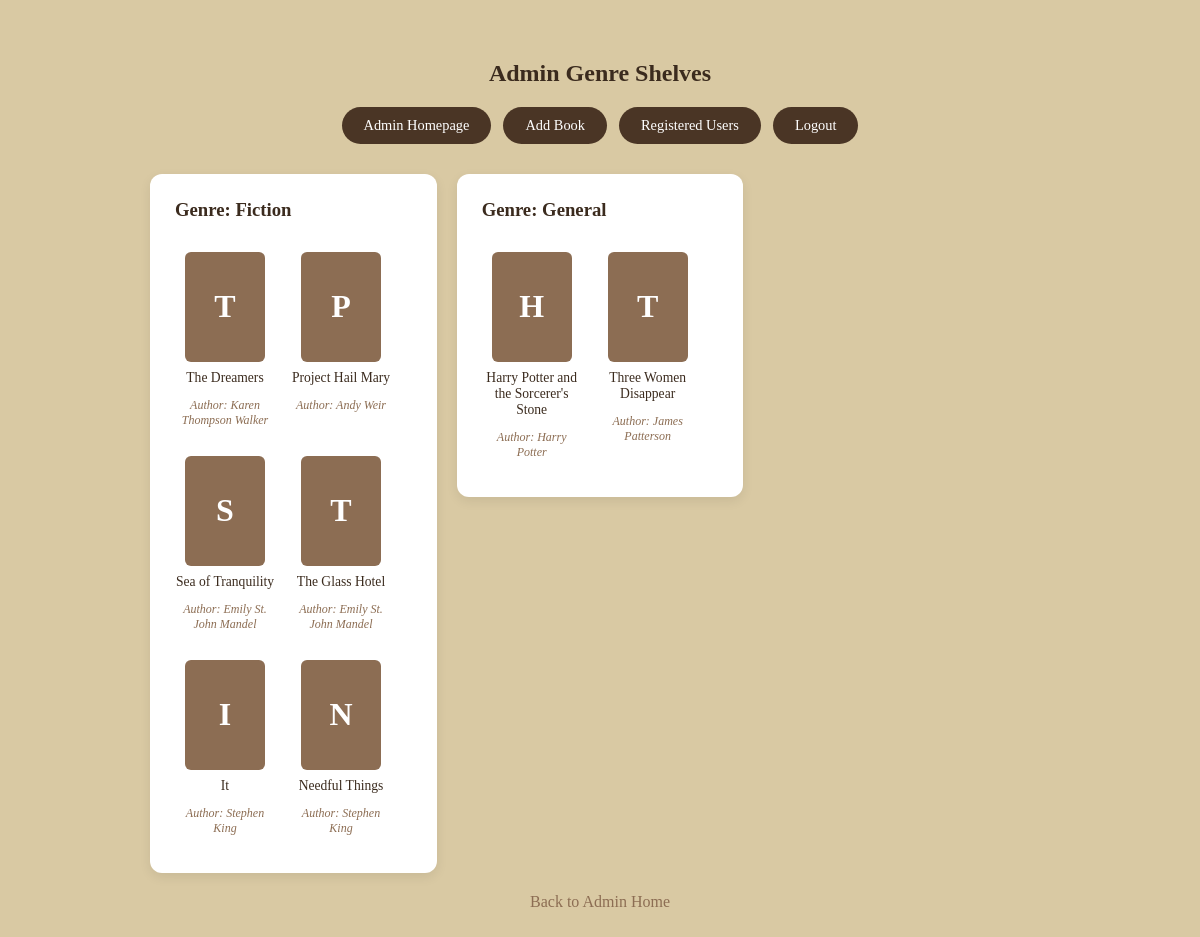
Page /catalog/admin/genre-shelves/ (signed in) on the committed database.
### catalog/models.py (models this page shows, shortened)
class Book(models.Model):
    book_id = models.AutoField(primary_key=True)
    title = models.CharField(max_length=255)
    author = models.CharField(max_length=255)
    genre = models.CharField(max_length=100, blank=True, null=True)
    publisher = models.CharField(max_length=255, blank=True, null=True)
    year = models.IntegerField(blank=True, null=True)
    isbn = models.CharField(max_length=20, blank=True, null=True)
    story = models.TextField(blank=True, null=True)
    cover_image_url = models.URLField(blank=True, null=True)
    added_by = models.ForeignKey(User, on_delete=models.SET_NULL, null=True)
    created_at = models.DateTimeField(auto_now_add=True)

### catalog/views.py (the view)
# urls.py: path('admin/genre-shelves/', views.admin_genre_shelves, name='admin_genre_shelves'),
@staff_member_required(login_url='admin_login')
def admin_genre_shelves(request):
    genres = Book.objects.values_list('genre', flat=True).distinct()
    genre_shelves = []
    for genre in genres:
        if genre: #make sure genre is not empty
            books_in_genre = Book.objects.filter(genre=genre)
            genre_shelves.append({
                'genre_name': genre,
                'books': books_in_genre
            })
    context = {
        'genre_shelves': genre_shelves,
        'username': request.user.username,
    }
    return render(request, 'catalog/admin_genre_shelves.html', context)

### catalog/templates/catalog/admin_genre_shelves.html (shortened to what this page needs)
<!DOCTYPE html>
<html lang="en">
<head>
    {% load static %}
    <link rel="stylesheet" href="{% static 'catalog/shelves.css' %}">
</head>
<body class="shelves-background">
    <div class="shelves-header">
    <h2>Admin Genre Shelves</h2>
    <nav>
        <a href="{% url 'admin_home' %}">Admin Homepage</a>
        <a href="{% url 'search_google_books' %}">Add Book</a>
        <a href="{% url 'admin_registered_users' %}">Registered Users</a>
        <a href="{% url 'logout' %}">Logout</a>
    </nav>
</div>
    <div class="shelves-list">
        {% for shelf in genre_shelves %}
            <div class="shelf-card">
                <div class="shelf-header">
                    <h3>Genre: {{ shelf.genre_name }}</h3>
                </div>
                {% if shelf.books %}
                    <div class="book-grid">
                        {% for book in shelf.books %}
                            <div class="book-item">
                                <div class="book-cover-placeholder">{{ book.title.0|upper }}</div>
                                <p class="book-title">{{ book.title }}</p>
                                <p class="book-status">Author: {{ book.author }}</p>
                            </div>
                        {% endfor %}
                    </div>
                {% else %}
                    <p class="empty-shelf">No books found under this genre.</p>
                {% endif %}
            </div>
        {% empty %}
            <p class="empty-shelf" style="text-align: center;">No genres available yet.</p>
        {% endfor %}
    </div>
    <a href="{% url 'admin_home' %}" class="back-link">Back to Admin Home</a>
</body>
</html>

### catalog/static/catalog/shelves.css (style rules this page uses)
body.shelves-background { margin: 0; min-height: 100vh; padding: 40px 20px; font-family: 'Georgia', serif; background-color: #d9c9a3; color: #3b2b1e; }
.shelves-header { text-align: center; margin-bottom: 30px; }
.shelves-list { max-width: 900px; margin: 0 auto; display: grid; grid-template-columns: repeat(auto-fill,minmax(220px, 1fr)); gap: 20px; align-items:start; }
.shelf-card { background: white; border-radius: 12px; padding: 25px; margin-bottom: 0; box-shadow: 0 4px 12px rgba(0,0,0,0.08); }
.shelf-card h3 { margin-top: 0; color: #3b2b1e; }
.shelf-header { display: flex; justify-content: space-between; align-items: center; margin-bottom: 12px; }
.shelves-header nav { display: flex; justify-content: center; gap: 12px; margin-top: 20px; }
.shelves-header nav a { display: inline-block; padding: 10px 22px; background-color: #4a3525; color: white; text-decoration: none; border-radius: 20px; font-size: 0.9rem; transition: background-color 0.2s ease; }
.book-grid { display: flex; flex-wrap: wrap; gap: 16px; }
.book-item { width: 100px; text-align: center; }
.book-cover-placeholder { width: 80px; height: 110px; background: #8c6d53; color: white; font-size: 2rem; font-weight: bold; display: flex; align-items: center; justify-content: center; border-radius: 6px; margin: 0 auto 8px; }
.book-title { font-size: 0.85rem; margin: 0; }
.book-status { font-size: 0.75rem; color: #8c6d53; font-style: italic; }
.back-link { display: block; text-align: center; margin-top: 20px; color: #8c6d53; text-decoration: none; }

### rows in the picture
Book: title.0 "T", title "The Dreamers", author "Karen Thompson Walker"
Book: title.0 "P", title "Project Hail Mary", author "Andy Weir"
Book: title.0 "S", title "Sea of Tranquility", author "Emily St. John Mandel"
Book: title.0 "T", title "The Glass Hotel", author "Emily St. John Mandel"
Book: title.0 "I", title "It", author "Stephen King"
Book: title.0 "N", title "Needful Things", author "Stephen King"
Book: title.0 "H", title "Harry Potter and the Sorcerer's Stone", author "Harry Potter"
Book: title.0 "T", title "Three Women Disappear", author "James Patterson"

### other values in the picture
{{ shelf.genre_name }} "Fiction" "General"
